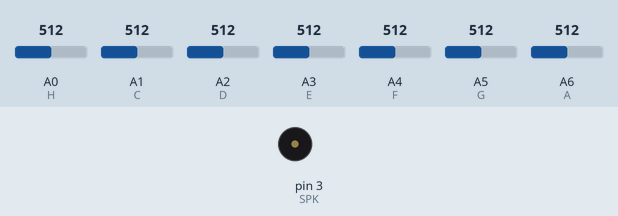
Simulated run of this sketch. Board: Arduino Nano, built with avr-gcc and run on an emulated ATmega328P. Shown: buzzer (waves = sounding). Inputs (shaded band) come from the test bench; at power-on: A0 (H) = 512, A1 (C) = 512, A2 (D) = 512, A3 (E) = 512, A4 (F) = 512, A5 (G) = 512, A6 (A) = 512. What the sketch prints to the serial monitor is not drawn.

Above: at 0.1 s.
Timing chart, 0 to 1.6 s (numbered marks = the images above):
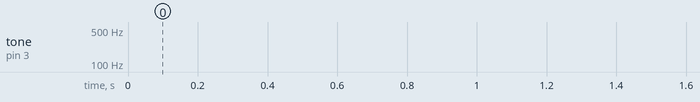

The sketch:

laser.harp.ino
```cpp
int H = A0;  // define your analog pins here
int C = A1;
int D = A2;
int E = A3;
int F = A4;
int G = A5;
int A = A6;

int SPK = 3;  // define pin for your speaker

int nh, nc, nd, ne, nf, ng, na; // define note


void setup() {

 Serial.begin(9600);  // serial monitor

 pinMode(H, INPUT);  // define pins as input
 pinMode(C, INPUT);
 pinMode(D, INPUT);
 pinMode(E, INPUT);
 pinMode(F, INPUT);
 pinMode(G, INPUT);
 pinMode(A, INPUT);

pinMode(SPK, OUTPUT); // define speaker as output

  }

void loop() {

nh= analogRead(H);           // analog read
if (nh < 700)                // if laser beam hit resistor this value is around 1 000 - 1 100.
                             // if you cover the laser beam this value goes down to 300
tone (SPK, 123, 20);         // 123 is sound frequency (you can change it and play wit it) 20 is a length of the sound
Serial.println(nh);          // this funcion allows you to check on serial monitor analog values

nc= analogRead(C);
if (nc < 700)
tone (SPK, 131, 20);

nd= analogRead(D);
if (nd < 700)
tone (SPK, 147, 20);

ne= analogRead(E);
if (ne < 700)
tone (SPK, 165, 20);

nf= analogRead(F);
if (nf < 700)
tone (SPK, 175, 20);

ng= analogRead(G);
if (ng < 700)
tone (SPK, 196, 20);

na= analogRead(A);
if (na < 700)
tone (SPK, 220, 20);

}
```
